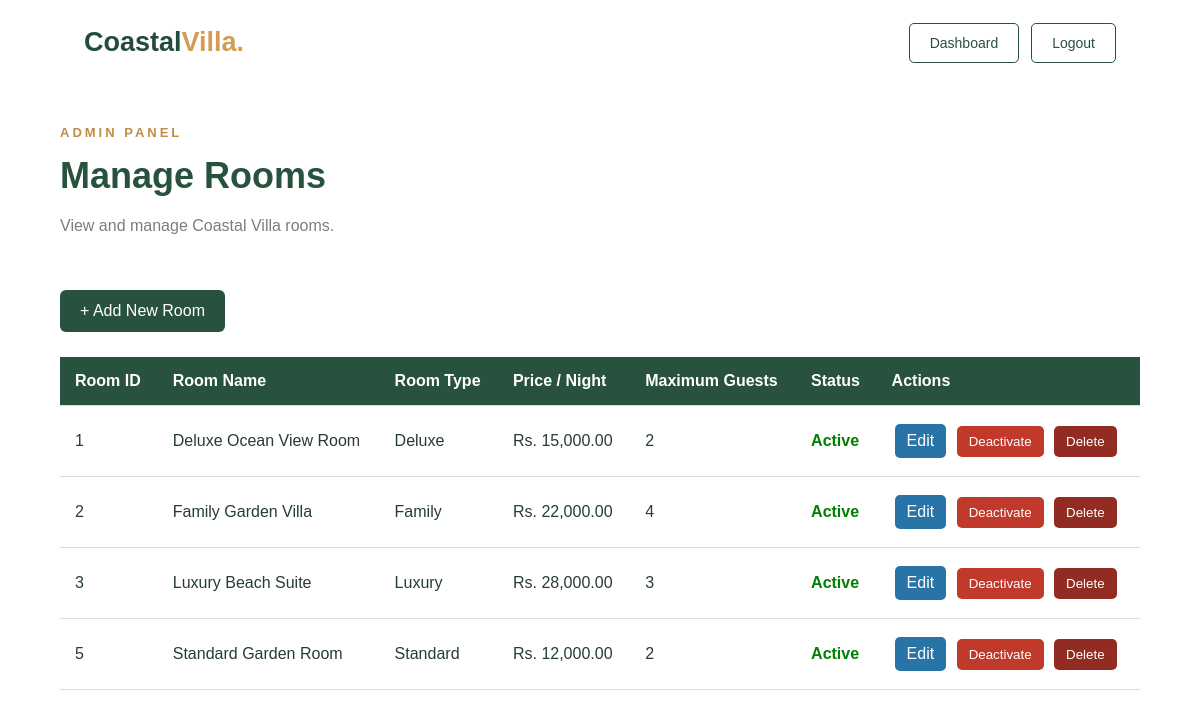
Screenshot of /admin/rooms.php (signed in) with the database file from the repository.
### tables this page shows
CREATE TABLE `rooms` (
  `room_id` int(11) NOT NULL,
  `room_name` varchar(100) NOT NULL,
  `room_type` varchar(50) NOT NULL,
  `description` text DEFAULT NULL,
  `facilities` text DEFAULT NULL,
  `price_per_night` decimal(10,2) NOT NULL,
  `max_guests` int(11) NOT NULL,
  `image` varchar(255) DEFAULT NULL,
  `room_status` enum('Active','Inactive') DEFAULT 'Active',
  `created_at` timestamp NULL DEFAULT current_timestamp()
);

### admin/rooms.php (the view, shortened to what this page needs)
<?php
require_once "../config/database.php";
$formAction = $_GET["action"] ?? "";
$editRoom = null;
$sql = "SELECT * FROM rooms ORDER BY room_id ASC";
$stmt = $conn->prepare($sql);
$stmt->execute();
$rooms = $stmt->fetchAll(PDO::FETCH_ASSOC);
function e($value) {
    return htmlspecialchars((string)$value, ENT_QUOTES, "UTF-8");
}
?>
<!DOCTYPE html>
<html lang="en">
<head>
    <link rel="stylesheet" href="../assets/css/style.css">
</head>
<body>
<header class="navbar">
    <a href="../index.php" class="logo">
        Coastal<span>Villa.</span>
    </a>
    <div class="nav-actions">
        <a href="dashboard.php" class="login-btn">Dashboard</a>
        <a href="../logout.php" class="login-btn">Logout</a>
    </div>
</header>
<section class="manage-rooms">
    <div class="section-heading">
        <p class="section-label">ADMIN PANEL</p>
        <h2>Manage Rooms</h2>
        <p>View and manage Coastal Villa rooms.</p>
    </div>
    <?php if ($formAction === "add" || $formAction === "edit"): ?>
        <div class="room-form">
            <h3>
                <?php echo $formAction === "add" ? "Add New Room" : "Edit Room"; ?>
            </h3>
            <form method="POST" action="rooms.php">
                <input type="hidden" name="csrf_token"
                       value="<?php echo e($_SESSION["csrf_token"]); ?>">
                <input type="hidden" name="action"
                       value="<?php echo e($formAction); ?>">
                <?php if ($formAction === "edit"): ?>
                    <input type="hidden" name="room_id"
                           value="<?php echo (int)$editRoom["room_id"]; ?>">
                <?php endif; ?>
                <label>Room Name</label>
                <input type="text" name="room_name" required
                       value="<?php echo e($editRoom["room_name"] ?? ""); ?>">
                <label>Room Type</label>
                <input type="text" name="room_type" required
                       placeholder="Example: Deluxe, Family, Luxury"
                       value="<?php echo e($editRoom["room_type"] ?? ""); ?>">
                <label>Description</label>
                <textarea name="description" required><?php
                    echo e($editRoom["description"] ?? "");
                ?></textarea>
                <label>Facilities</label>
                <textarea name="facilities"
                          placeholder="Example: WiFi, Air Conditioning, Sea View"><?php
                    echo e($editRoom["facilities"] ?? "");
                ?></textarea>
                <label>Price Per Night (Rs.)</label>
                <input type="number" name="price_per_night"
                       min="1" step="0.01" required
                       value="<?php echo e($editRoom["price_per_night"] ?? ""); ?>">
                <label>Maximum Guests</label>
                <input type="number" name="max_guests"
                       min="1" required
                       value="<?php echo e($editRoom["max_guests"] ?? ""); ?>">
                <label>Room Image Path</label>
                <input type="text" name="image"
                       placeholder="Example: assets/images/deluxe.jpg"
                       value="<?php echo e($editRoom["image"] ?? ""); ?>">
                <label>Room Status</label>
                <select name="room_status">
                    <option value="Active"
                        <?php echo (($editRoom["room_status"] ?? "Active") === "Active") ? "selected" : ""; ?>>
                        Active
                    </option>
                    <option value="Inactive"
                        <?php echo (($editRoom["room_status"] ?? "") === "Inactive") ? "selected" : ""; ?>>
                        Inactive
                    </option>
                </select>
                <button type="submit" class="save-btn">
                    <?php echo $formAction === "add" ? "Add Room" : "Update Room"; ?>
                </button>
                <a href="rooms.php" class="cancel-btn">Cancel</a>
            </form>
        </div>
    <?php else: ?>
        <a href="rooms.php?action=add" class="add-room-btn">
            + Add New Room
        </a>
    <?php endif; ?>
    <table class="manage-room-table">
        <thead>
            <tr>
                <th>Room ID</th>
                <th>Room Name</th>
                <th>Room Type</th>
                <th>Price / Night</th>
                <th>Maximum Guests</th>
                <th>Status</th>
                <th>Actions</th>
            </tr>
        </thead>
        <tbody>
            <?php if (count($rooms) > 0): ?>
                <?php foreach ($rooms as $room): ?>
                    <tr>
                        <td><?php echo (int)$room["room_id"]; ?></td>
                        <td><?php echo e($room["room_name"]); ?></td>
                        <td><?php echo e($room["room_type"]); ?></td>
                        <td>Rs. <?php echo number_format($room["price_per_night"], 2); ?></td>
                        <td><?php echo (int)$room["max_guests"]; ?></td>
                        <td>
                            <span class="room-status <?php echo strtolower(e($room["room_status"])); ?>-status">
                                <?php echo e($room["room_status"]); ?>
                            </span>
                        </td>
                        <td>
                            <a href="rooms.php?action=edit&id=<?php echo (int)$room["room_id"]; ?>"
                               class="room-action-btn edit-btn">
                                Edit
                            </a>
                            <?php if ($room["room_status"] === "Active"): ?>
                                <form method="POST" class="action-forms">
                                    <button type="submit" name="room_status"
                                            value="Inactive"
                                            class="room-action-btn deactivate-btn">
                                        Deactivate
                                    </button>
                                </form>
                            <?php endif; ?>
                            <form method="POST" class="action-forms"
                                  onsubmit="return confirm('Are you sure you want to delete this room?');">
                                <button type="submit"
                                        class="room-action-btn delete-btn">
                                    Delete
                                </button>
                            </form>
                        </td>
                    </tr>
                <?php endforeach; ?>
            <?php else: ?>
                <tr>
                    <td colspan="7">No rooms found.</td>
                </tr>
            <?php endif; ?>
        </tbody>
    </table>
</section>
</body>
</html>

### assets/css/style.css (style rules this page uses)
* { margin: 0; padding: 0; box-sizing: border-box; }
html { scroll-behavior: smooth; }
body { font-family: Arial, sans-serif; color: #263c35; background: #ffffff; }
.navbar { width: 100%; min-height: 85px; padding: 15px 7%; display: flex; align-items: center; justify-content: space-between; background: #ffffff; gap: 20px; }
.logo { font-size: 27px; font-weight: bold; color: #234c3c; text-decoration: none; }
.logo span, .footer-content span { color: #d49b53; }
.nav-actions { display: flex; align-items: center; gap: 12px; }
.login-btn, .register-btn { text-decoration: none; padding: 11px 20px; border-radius: 5px; font-size: 14px; }
.login-btn { color: #28513e; border: 1px solid #28513e; }
.section-label { color: #c28b49; font-size: 13px; letter-spacing: 3px; margin-bottom: 15px; font-weight: bold; }
.intro h2, .section-heading h2 { font-size: 36px; margin-bottom: 20px; color: #28513e; }
.section-heading { margin-bottom: 35px; }
.section-heading > p:last-child { color: #778078; }

### admin/rooms.php (style rules this page uses)
.manage-rooms { padding: 40px 5%; overflow-x: auto; }
.manage-room-table { width: 100%; min-width: 850px; border-collapse: collapse; background: white; margin-top: 25px; }
.manage-room-table th, .manage-room-table td { padding: 15px; border-bottom: 1px solid #ddd; text-align: left; }
.manage-room-table th { background: #28513e; color: white; }
.room-status { font-weight: bold; }
.active-status { color: green; }
.room-action-btn { padding: 8px 12px; border: none; border-radius: 5px; cursor: pointer; color: white; margin: 3px; }
.deactivate-btn { background: #c0392b; }
.edit-btn { background: #2874a6; text-decoration: none; display: inline-block; }
.delete-btn { background: #922b21; }
.add-room-btn { display: inline-block; background: #28513e; color: white; padding: 12px 20px; border-radius: 6px; text-decoration: none; margin-top: 20px; }
.action-forms { display: inline-block; }

### rows the page displays
rooms: room_id "1", room_name "Deluxe Ocean View Room", room_type "Deluxe", price_per_night "15,000.00", max_guests "2", room_status "Active"
rooms: room_id "2", room_name "Family Garden Villa", room_type "Family", price_per_night "22,000.00", max_guests "4", room_status "Active"
rooms: room_id "3", room_name "Luxury Beach Suite", room_type "Luxury", price_per_night "28,000.00", max_guests "3", room_status "Active"
rooms: room_id "5", room_name "Standard Garden Room", room_type "Standard", price_per_night "12,000.00", max_guests "2", room_status "Active"
